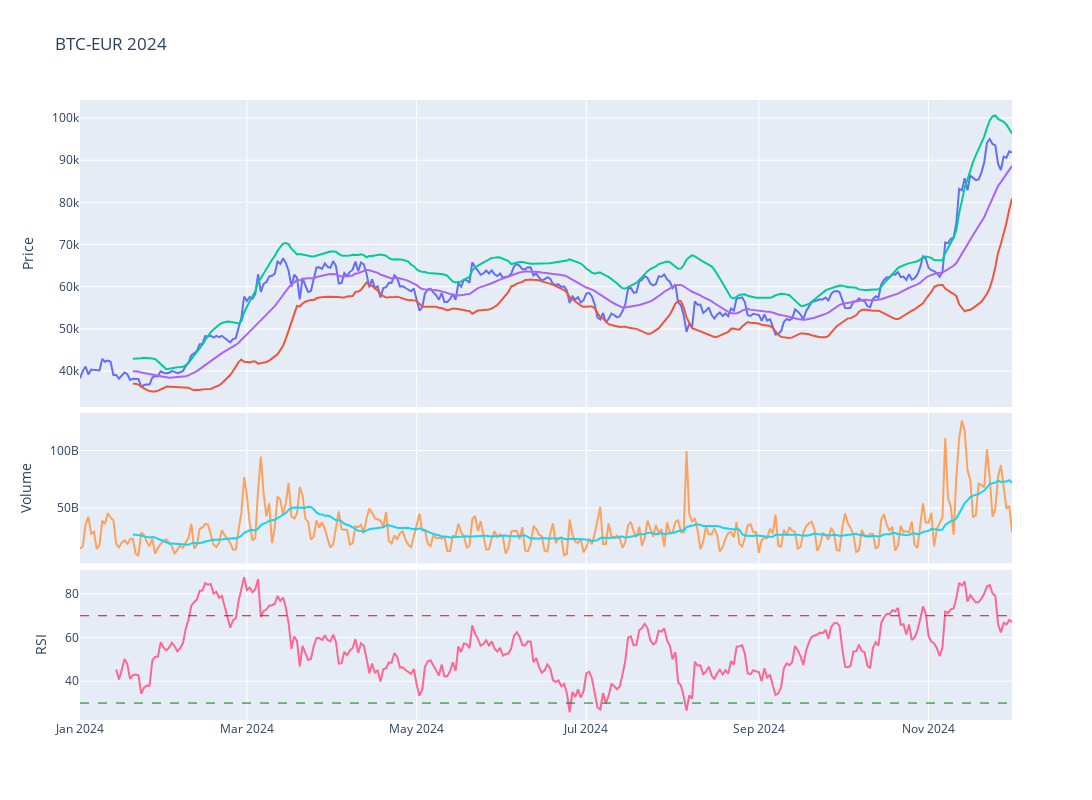

The cell this chart's notebook holds for it:
### Code cell
# Plot the adjusted close price
fig = make_subplots(rows=4, cols=1,shared_xaxes=True,vertical_spacing=0.01,specs=[[{'rowspan':2,'colspan':1}],[None],[{'rowspan':1,'colspan':1}],[{'rowspan':1,'colspan':1}]])

# Graph (1,1)
fig.add_trace(go.Scatter(x=stock_ticker['Adj Close'].loc[year].index,y=stock_ticker['Adj Close'].loc[year],mode="lines",name=f'{ticker}'),row=1,col=1)
fig.add_trace(go.Scatter(x=stock_ticker['BB_Lower'].loc[year].index,y=stock_ticker['BB_Lower'].loc[year],mode="lines",name='BB_Lower'),row=1,col=1)
fig.add_trace(go.Scatter(x=stock_ticker['BB_Upper'].loc[year].index,y=stock_ticker['BB_Upper'].loc[year],mode="lines",name='BB_Upper'),row=1,col=1)
fig.add_trace(go.Scatter(x=stock_ticker['MMA20'].loc[year].index,y=stock_ticker['MMA20'].loc[year],mode="lines",name='MMA20'),row=1,col=1)
# Update xaxis properties
fig.update_yaxes(title_text="Price", row=1, col=1)

# Graph (3,1)
fig.add_trace(go.Scatter(x=stock_ticker['Volume'].loc[year].index,y=stock_ticker['Volume'].loc[year],mode="lines",name='Volume'),row=3, col=1)
fig.add_trace(go.Scatter(x=stock_ticker['Volume'].loc[year].index,y=stock_ticker['Volume'].loc[year].rolling(20).mean(),mode="lines",name='MMA20'),row=3,col=1)
fig.update_yaxes(title_text="Volume", row=3, col=1)

# Graph (4,1)
fig.add_trace(go.Scatter(x=stock_ticker['RSI'].loc[year].index,y=stock_ticker['RSI'].loc[year],mode="lines",name='RSI'),row=4, col=1)
fig.add_hline(y=30, line_width=1, line_dash="dash", line_color="green",row=4,col=1)
fig.add_hline(y=70, line_width=1, line_dash="dash", line_color="red",row=4,col=1)
fig.update_yaxes(title_text="RSI", row=4, col=1)

fig.update_layout(height=800, width=1300,showlegend=False,title=f"{ticker} {year}")

fig.show()

### Figure 1 — Plotly figure (JSON) as saved in the notebook; plotly's stock layout.template omitted (floating-point values rounded to 4 significant figures; data arrays with more than 128 entries replaced by an {"elided": "..."} marker saying what was removed)
{"data": [{"mode": "lines", "name": "BTC-EUR", "type": "scatter", "x": {"elided": "336 str values"}, "xaxis": "x", "y": {"elided": "336 float values"}, "yaxis": "y"}, {"mode": "lines", "name": "BB_Lower", "type": "scatter", "x": {"elided": "336 str values"}, "xaxis": "x", "y": {"elided": "336 float values"}, "yaxis": "y"}, {"mode": "lines", "name": "BB_Upper", "type": "scatter", "x": {"elided": "336 str values"}, "xaxis": "x", "y": {"elided": "336 float values"}, "yaxis": "y"}, {"mode": "lines", "name": "MMA20", "type": "scatter", "x": {"elided": "336 str values"}, "xaxis": "x", "y": {"elided": "336 float values"}, "yaxis": "y"}, {"mode": "lines", "name": "Volume", "type": "scatter", "x": {"elided": "336 str values"}, "xaxis": "x2", "y": {"elided": "336 int values"}, "yaxis": "y2"}, {"mode": "lines", "name": "MMA20", "type": "scatter", "x": {"elided": "336 str values"}, "xaxis": "x2", "y": {"elided": "336 float values"}, "yaxis": "y2"}, {"mode": "lines", "name": "RSI", "type": "scatter", "x": {"elided": "336 str values"}, "xaxis": "x3", "y": {"elided": "336 float values"}, "yaxis": "y3"}], "layout": {"height": 800, "shapes": [{"line": {"color": "green", "dash": "dash", "width": 1}, "type": "line", "x0": 0, "x1": 1, "xref": "x3 domain", "y0": 30, "y1": 30, "yref": "y3"}, {"line": {"color": "red", "dash": "dash", "width": 1}, "type": "line", "x0": 0, "x1": 1, "xref": "x3 domain", "y0": 70, "y1": 70, "yref": "y3"}], "showlegend": false, "title": {"text": "BTC-EUR 2024"}, "width": 1300, "xaxis": {"anchor": "y", "domain": [0, 1], "matches": "x3", "showticklabels": false}, "xaxis2": {"anchor": "y2", "domain": [0, 1], "matches": "x3", "showticklabels": false}, "xaxis3": {"anchor": "y3", "domain": [0, 1]}, "yaxis": {"anchor": "x", "domain": [0.505, 1], "title": {"text": "Price"}}, "yaxis2": {"anchor": "x2", "domain": [0.2525, 0.495], "title": {"text": "Volume"}}, "yaxis3": {"anchor": "x3", "domain": [0, 0.2425], "title": {"text": "RSI"}}}}
